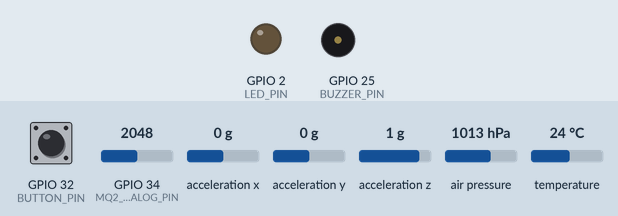
Recording of a sketch running on a simulated ESP32. On the bench: output pins drawn as LEDs (lit = HIGH), buzzer (waves = sounding). Wiring (inferred from the names in the program): MPU-6050 motion sensor at I2C address 0x68. The test bench sets the inputs (shaded band); at power-on: GPIO 32 (BUTTON_PIN) HIGH, GPIO 34 (MQ2_ANALOG_PIN) = 2048, acceleration x 0 g, acceleration y 0 g, acceleration z 1 g, air pressure 1013 hPa, temperature 24 °C. WiFi joins after 1.5 s; servers stay silent unless stated; uploads are accepted with an empty reply; random numbers use the default seed unless the sketch sets one; what the sketch prints to the serial monitor is not drawn.

Above: at 7.1 s.
7.2 s: GPIO 32 (BUTTON_PIN) pulled LOW for 0.15 s
At 8.6 s:
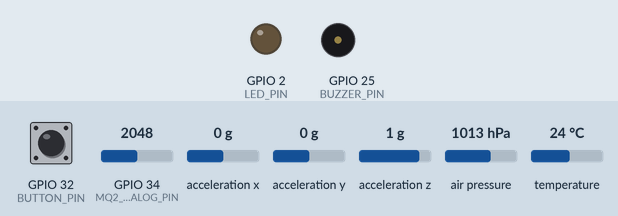
10.2 s: GPIO 32 (BUTTON_PIN) pulled LOW for 1 s
At 10.45 s:
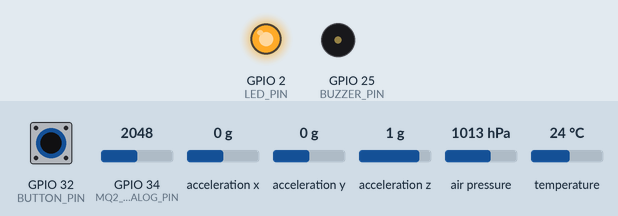
13.3 s: GPIO 32 (BUTTON_PIN) pulled LOW for 3.2 s
At 17.0 s:
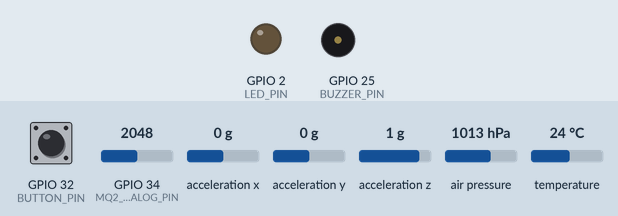
Timing chart, 0 to 18.5 s (numbered marks = the images above; inputs shaded):
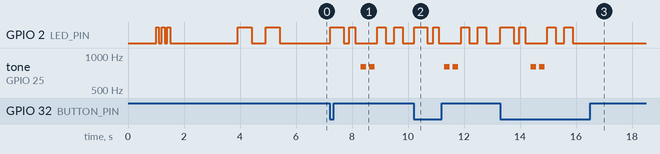

Measured:
- after the input at 7.2 s, GPIO 2 (LED_PIN): LOW → HIGH at once, → LOW 0.48 s later, → HIGH 0.20 s later, → LOW 0.20 s later, … (8 changes in this stretch); tone on GPIO 25 (BUZZER_PIN): alternates 800 Hz for 0.20 s and silent for 0.10 s, 4 changes in all, then stays silent, starting after 1.1 s
- after the input at 10.2 s, GPIO 2 (LED_PIN): LOW → HIGH at once, → LOW 0.48 s later, → HIGH 0.20 s later, → LOW 0.20 s later, … (8 changes in this stretch); tone on GPIO 25 (BUZZER_PIN): alternates 800 Hz for 0.20 s and silent for 0.10 s, 4 changes in all, then stays silent, starting after 1.1 s
- after the input at 13.3 s, GPIO 2 (LED_PIN): LOW → HIGH at once, → LOW 0.48 s later, → HIGH 0.20 s later, → LOW 0.20 s later, … (8 changes in this stretch); tone on GPIO 25 (BUZZER_PIN): alternates 800 Hz for 0.20 s and silent for 0.10 s, 4 changes in all, then stays silent, starting after 1.1 s

The sketch:

esp32_smart_inhaler.ino
```cpp
/*
 * ═══════════════════════════════════════════════════════════════
 *           SMART INHALER FOR ASTHMA PATIENTS
 *           ESP32 Complete Code with Manual MPU6050
 * ═══════════════════════════════════════════════════════════════
 *
 * Features:
 * - Manual MPU6050 initialization (more reliable)
 * - BMP180 pressure & temperature sensor
 * - MQ2 gas sensor
 * - WiFi connectivity
 * - REST API data transmission
 * - Audio/Visual feedback
 * - Automatic retry logic
 * - Comprehensive error handling
 *
 * Hardware Connections:
 * - MPU6050: VCC→3.3V, GND→GND, SDA→GPIO21, SCL→GPIO22
 * - BMP180:  VCC→3.3V, GND→GND, SDA→GPIO21, SCL→GPIO22
 * - MQ2:     VCC→5V, GND→GND, AOUT→GPIO34
 * - Button:  One side→GPIO32, Other side→GND
 * - LED:     Anode→GPIO2, Cathode→GND (through 220Ω resistor)
 * - Buzzer:  Positive→GPIO25, Negative→GND
 *
 * FIXES APPLIED:
 * - WHO_AM_I check relaxed to accept any non-zero response
 * - Wire.requestFrom() calls explicitly cast to avoid ESP32 overload bug
 * - MPU6050 initialized before BMP180 to avoid I2C bus conflicts
 * - Increased delays for more stable I2C communication
 * - Added WHO_AM_I debug print for easier troubleshooting
 *
 * Author: Smart Inhaler Team
 * Version: 2.1.0
 * Date: 2025-01-08
 */

#include <WiFi.h>
#include <HTTPClient.h>
#include <ArduinoJson.h>
#include <Wire.h>
#include <Adafruit_BMP085.h>

// ═══════════════════════════════════════════════════════════════
// CONFIGURATION - UPDATE THESE VALUES
// ═══════════════════════════════════════════════════════════════
const char* WIFI_SSID     = "wifi_name";
const char* WIFI_PASSWORD = "wifi_password";
// Change this to your own FastAPI server address
const char* SERVER_URL = "http://10.x.x.x:8000/inhaler/usage";  // ⚠️ UPDATE WITH YOUR IP

// Hardware Pin Definitions
const int BUZZER_PIN     = 25;
const int MQ2_ANALOG_PIN = 34;
const int BUTTON_PIN     = 32;
const int LED_PIN        = 2;
const int SDA_PIN        = 21;
const int SCL_PIN        = 22;

// MPU6050 I2C Address & Registers
#define MPU6050_ADDR         0x68
#define MPU6050_PWR_MGMT_1   0x6B
#define MPU6050_ACCEL_XOUT_H 0x3B
#define MPU6050_WHO_AM_I     0x75

// ═══════════════════════════════════════════════════════════════
// GLOBAL VARIABLES
// ═══════════════════════════════════════════════════════════════
Adafruit_BMP085 bmp;

int dosesLeft = 100;
bool inhalerUsed = false;
bool mpuAvailable = false;
bool bmpAvailable = false;

unsigned long lastUseTime = 0;
const unsigned long DEBOUNCE_DELAY = 2000; // 2 seconds

// ═══════════════════════════════════════════════════════════════
// FUNCTION DECLARATIONS
// ═══════════════════════════════════════════════════════════════
void connectWiFi();
void scanI2CDevices();
void initSensors();
bool mpu6050_manual_init();
void read_mpu6050_manual(float &motion);
void sendInhalerData();
void sendViaREST(float flowRate, float pressure, float motion, float gas, String quality, float temperature, float humidity);
void provideFeedback(String quality);
void blinkLED(int times, int delayMs = 200);

// ═══════════════════════════════════════════════════════════════
// SETUP
// ═══════════════════════════════════════════════════════════════
void setup() {
  Serial.begin(115200);
  delay(1000);

  Serial.println("\n==================================================");
  Serial.println("    SMART INHALER SYSTEM - ESP32 v2.1");
  Serial.println("==================================================\n");

  // Configure Pins
  pinMode(BUZZER_PIN, OUTPUT);
  pinMode(BUTTON_PIN, INPUT_PULLUP);
  pinMode(LED_PIN, OUTPUT);
  pinMode(MQ2_ANALOG_PIN, INPUT);

  // Initial LED blink
  blinkLED(3, 100);

  // ── FIX: Initialize I2C with a clean start and generous settle time ──
  Wire.begin(SDA_PIN, SCL_PIN);
  Wire.setClock(100000); // 100 kHz - slower, more reliable for shared bus
  delay(200);            // Allow all I2C devices to power up fully

  Serial.println("🔍 Scanning I2C Bus...");
  scanI2CDevices();

  // ── FIX: initSensors() now initializes MPU6050 FIRST, BMP180 SECOND ──
  Serial.println("\n📡 Initializing Sensors...");
  initSensors();

  Serial.println("\n📶 Connecting to WiFi...");
  connectWiFi();

  Serial.println("\n==================================================");
  Serial.println("✅ SYSTEM READY");
  Serial.println("Press the button to log inhaler usage");
  Serial.println("==================================================\n");

  blinkLED(2, 500);
}

// ═══════════════════════════════════════════════════════════════
// MAIN LOOP
// ═══════════════════════════════════════════════════════════════
void loop() {
  // Check WiFi connection
  if (WiFi.status() != WL_CONNECTED) {
    Serial.println("⚠️  WiFi disconnected. Reconnecting...");
    connectWiFi();
  }

  // Button press detection with debounce
  if (digitalRead(BUTTON_PIN) == LOW && !inhalerUsed) {
    unsigned long currentTime = millis();

    if (currentTime - lastUseTime > DEBOUNCE_DELAY) {
      inhalerUsed = true;
      lastUseTime = currentTime;

      digitalWrite(LED_PIN, HIGH);
      Serial.println("\n🔵 BUTTON PRESSED - Recording Usage...\n");

      sendInhalerData();

      digitalWrite(LED_PIN, LOW);
    }
  }

  // Reset flag when button released
  if (digitalRead(BUTTON_PIN) == HIGH) {
    inhalerUsed = false;
  }

  delay(50);
}

// ═══════════════════════════════════════════════════════════════
// I2C SCANNER
// ═══════════════════════════════════════════════════════════════
void scanI2CDevices() {
  byte error, address;
  int devicesFound = 0;

  Serial.println("Scanning I2C addresses (0x00 - 0x7F)...");

  for (address = 1; address < 127; address++) {
    Wire.beginTransmission(address);
    error = Wire.endTransmission();

    if (error == 0) {
      Serial.print("✅ I2C device found at 0x");
      if (address < 16) Serial.print("0");
      Serial.print(address, HEX);

      if (address == 0x68 || address == 0x69) Serial.print(" (MPU6050)");
      if (address == 0x77) Serial.print(" (BMP180)");

      Serial.println();
      devicesFound++;
    }
  }

  if (devicesFound == 0) {
    Serial.println("❌ No I2C devices found!");
    Serial.println("   Check wiring: SDA→GPIO21, SCL→GPIO22, VCC→3.3V, GND→GND");
  } else {
    Serial.printf("Found %d I2C device(s)\n", devicesFound);
  }
}

// ═══════════════════════════════════════════════════════════════
// MPU6050 MANUAL INITIALIZATION  ← FIXED
// ═══════════════════════════════════════════════════════════════
bool mpu6050_manual_init() {
  // Step 1: Wake up MPU6050 (it starts in sleep mode by default)
  Wire.beginTransmission(MPU6050_ADDR);
  Wire.write(MPU6050_PWR_MGMT_1);
  Wire.write(0x00); // Clear sleep bit → wake up
  byte error = Wire.endTransmission();

  if (error != 0) {
    Serial.printf("   I2C transmission error: %d\n", error);
    return false;
  }

  // ── FIX: Increased delay from 100ms to 150ms for stable wake-up ──
  delay(150);

  // Step 2: Read WHO_AM_I register to verify communication
  Wire.beginTransmission(MPU6050_ADDR);
  Wire.write(MPU6050_WHO_AM_I);
  Wire.endTransmission(false); // Repeated start (don't release bus)

  // ── FIX: Explicit uint8_t casts to avoid ESP32 Wire overload ambiguity ──
  Wire.requestFrom((uint8_t)MPU6050_ADDR, (uint8_t)1, (uint8_t)true);

  if (Wire.available()) {
    byte whoAmI = Wire.read();

    // ── FIX: Print the actual WHO_AM_I value for debugging ──
    Serial.printf("   WHO_AM_I register = 0x%02X\n", whoAmI);

    // ── FIX: Accept ANY non-zero response instead of only 0x68/0x72 ──
    // Different MPU6050 chip revisions return different values:
    // 0x68 = standard MPU6050
    // 0x72 = some variants
    // 0x98 = some Chinese clone modules
    // 0x70 = some other variants
    // Checking != 0x00 is safest — if the device responds, it's working.
    if (whoAmI != 0x00) {
      return true;
    } else {
      Serial.println("   WHO_AM_I returned 0x00 — possible wiring issue");
      return false;
    }
  }

  Serial.println("   No response from WHO_AM_I register");
  return false;
}

// ═══════════════════════════════════════════════════════════════
// READ MPU6050 MANUALLY  ← FIXED
// ═══════════════════════════════════════════════════════════════
void read_mpu6050_manual(float &motion) {
  Wire.beginTransmission(MPU6050_ADDR);
  Wire.write(MPU6050_ACCEL_XOUT_H);
  Wire.endTransmission(false); // Repeated start

  // ── FIX: Explicit uint8_t casts to avoid ESP32 Wire overload ambiguity ──
  Wire.requestFrom((uint8_t)MPU6050_ADDR, (uint8_t)6, (uint8_t)true);

  // Safety check — ensure we received all 6 bytes
  if (Wire.available() < 6) {
    Serial.println("⚠️  MPU6050 read failed — insufficient bytes received");
    motion = 0.0f;
    return;
  }

  int16_t ax = (Wire.read() << 8) | Wire.read();
  int16_t ay = (Wire.read() << 8) | Wire.read();
  int16_t az = (Wire.read() << 8) | Wire.read();

  // Convert to m/s² (scale factor for ±2g range is 16384 LSB/g)
  float ax_ms2 = ax / 16384.0f * 9.81f;
  float ay_ms2 = ay / 16384.0f * 9.81f;
  float az_ms2 = az / 16384.0f * 9.81f;

  // Calculate total acceleration magnitude
  float accel_mag = sqrt(ax_ms2 * ax_ms2 + ay_ms2 * ay_ms2 + az_ms2 * az_ms2);

  // Motion = deviation from gravity (0 = perfectly still, >0 = moving)
  motion = abs(accel_mag - 9.81f);
}

// ═══════════════════════════════════════════════════════════════
// SENSOR INITIALIZATION  ← FIXED ORDER: MPU6050 FIRST, BMP SECOND
// ═══════════════════════════════════════════════════════════════
void initSensors() {

  // ── FIX: Always initialize MPU6050 FIRST ──
  // BMP180 library does its own I2C operations during begin(),
  // which can interfere if MPU6050 hasn't settled yet.
  Serial.print("Initializing MPU6050 (Manual I2C)... ");
  Serial.println(); // newline so sub-messages appear cleanly below

  // ── FIX: Fresh Wire.begin before MPU to reset any stuck I2C state ──
  Wire.begin(SDA_PIN, SCL_PIN);
  Wire.setClock(100000);
  delay(200);

  if (mpu6050_manual_init()) {
    Serial.println("✅ MPU6050 OK (Manual Mode)");
    mpuAvailable = true;
  } else {
    Serial.println("❌ MPU6050 NOT FOUND");
    Serial.println("   Possible issues:");
    Serial.println("   1. Wiring: VCC→3.3V (NOT 5V!), GND→GND");
    Serial.println("   2. I2C pins: SDA→GPIO21, SCL→GPIO22");
    Serial.println("   3. Check WHO_AM_I value printed above");
    Serial.println("   4. Try holding AD0 pin LOW (forces address 0x68)");
    Serial.println("   System continues without motion detection");
    mpuAvailable = false;
  }

  // ── FIX: Gap between sensor inits to avoid I2C bus collision ──
  delay(200);

  // BMP180 initialization SECOND
  Serial.print("Initializing BMP180... ");
  if (bmp.begin()) {
    Serial.println("✅ BMP180 OK");
    bmpAvailable = true;
  } else {
    Serial.println("❌ BMP180 NOT FOUND");
    bmpAvailable = false;
  }
}

// ═══════════════════════════════════════════════════════════════
// WIFI CONNECTION
// ═══════════════════════════════════════════════════════════════
void connectWiFi() {
  Serial.printf("Connecting to: %s\n", WIFI_SSID);
  WiFi.mode(WIFI_STA);
  WiFi.begin(WIFI_SSID, WIFI_PASSWORD);

  int attempts = 0;
  while (WiFi.status() != WL_CONNECTED && attempts < 40) {
    Serial.print(".");
    delay(500);
    attempts++;
  }

  Serial.println();

  if (WiFi.status() != WL_CONNECTED) {
    Serial.println("❌ WiFi Connection FAILED");
    Serial.println("   Check SSID and password");
    blinkLED(5, 100);
    return;
  }

  Serial.println("✅ WiFi Connected!");
  Serial.println("─────────────────────────────────");
  Serial.printf("   IP Address:  %s\n", WiFi.localIP().toString().c_str());
  Serial.printf("   Gateway:     %s\n", WiFi.gatewayIP().toString().c_str());
  Serial.printf("   Subnet:      %s\n", WiFi.subnetMask().toString().c_str());
  Serial.printf("   MAC Address: %s\n", WiFi.macAddress().c_str());
  Serial.printf("   RSSI:        %d dBm\n", WiFi.RSSI());
  Serial.println("─────────────────────────────────");
}

// ═══════════════════════════════════════════════════════════════
// SEND INHALER DATA
// ═══════════════════════════════════════════════════════════════
void sendInhalerData() {
  Serial.println("╔═══════════════════════════════════════════╗");
  Serial.println("║     INHALER USE DETECTED                  ║");
  Serial.println("╚═══════════════════════════════════════════╝");

  // Read Motion (manual I2C if available)
  float motion = 0.0f;
  if (mpuAvailable) {
    read_mpu6050_manual(motion);
    Serial.printf("📊 Motion:      %.2f m/s² (Manual I2C)\n", motion);
  } else {
    motion = 0.2f; // Default low motion value
    Serial.println("📊 Motion:      N/A (sensor offline)");
  }

  // Read Pressure & Temperature (if BMP180 available)
  float pressure    = 0.0f;
  float temperature = 0.0f;

  if (bmpAvailable) {
    pressure    = bmp.readPressure() / 100.0f; // Pa → hPa
    temperature = bmp.readTemperature();
    Serial.printf("📊 Pressure:    %.2f hPa\n", pressure);
    Serial.printf("📊 Temperature: %.2f °C\n", temperature);
  } else {
    pressure    = 1013.25f;
    temperature = 22.0f;
    Serial.println("📊 Pressure:    1013.25 hPa (estimated)");
    Serial.println("📊 Temperature: 22.0 °C (estimated)");
  }

  // Read Gas Sensor (MQ2)
  float gasRaw = analogRead(MQ2_ANALOG_PIN);
  float gas    = (gasRaw / 4095.0f) * 500.0f;
  Serial.printf("📊 Gas (MQ2):   %.2f ppm (raw: %.0f)\n", gas, gasRaw);

  // Calculate Flow Rate (simulated based on motion)
  float baseFlow = random(30, 60);
  float flowRate = baseFlow + (motion * 5.0f);
  flowRate = constrain(flowRate, 0.0f, 100.0f);
  Serial.printf("📊 Flow Rate:   %.2f L/min\n", flowRate);

  // Humidity (simulated)
  float humidity = 55.0f + random(-10, 10);
  Serial.printf("📊 Humidity:    %.2f %%\n", humidity);

  // Determine Quality
  String quality;
  if (flowRate > 40 && motion < 0.5 && gas < 150) {
    quality = "Good";
  } else if (flowRate > 30 && motion < 1.0) {
    quality = "Fair";
  } else if (flowRate > 20) {
    quality = "Poor";
  } else {
    quality = "Missed";
  }

  Serial.printf("📊 Quality:     %s\n", quality.c_str());
  Serial.printf("📊 Doses Left:  %d\n", dosesLeft);
  Serial.println("───────────────────────────────────────────");

  // Send to server
  sendViaREST(flowRate, pressure, motion, gas, quality, temperature, humidity);

  // Decrease dose counter
  dosesLeft = max(0, dosesLeft - 1);

  // Provide feedback
  provideFeedback(quality);

  Serial.println("╚═══════════════════════════════════════════╝\n");
}

// ═══════════════════════════════════════════════════════════════
// SEND VIA REST API
// ═══════════════════════════════════════════════════════════════
void sendViaREST(float flowRate, float pressure, float motion,
                 float gas, String quality, float temperature, float humidity) {

  if (WiFi.status() != WL_CONNECTED) {
    Serial.println("❌ WiFi not connected. Cannot send data.");
    blinkLED(5, 100);
    return;
  }

  WiFiClient client;
  HTTPClient http;
  http.setTimeout(10000);

  // Build JSON payload
  StaticJsonDocument<768> doc;
  doc["device_id"]   = WiFi.macAddress();
  doc["doses_left"]  = dosesLeft;
  doc["flow_rate"]   = flowRate;
  doc["pressure"]    = pressure;
  doc["quality"]     = quality;
  doc["motion"]      = motion;
  doc["gas"]         = gas;
  doc["temperature"] = temperature;
  doc["humidity"]    = humidity;

  String jsonString;
  serializeJson(doc, jsonString);

  Serial.println("📤 Sending to Server:");
  Serial.println("   URL: " + String(SERVER_URL));
  Serial.println("   Payload: " + jsonString);

  // Retry logic
  const int MAX_RETRIES = 3;
  int attempt  = 0;
  int httpCode = -1;

  while (attempt < MAX_RETRIES) {
    attempt++;

    if (!http.begin(client, SERVER_URL)) {
      Serial.println("❌ HTTP connection failed");
      break;
    }

    http.addHeader("Content-Type", "application/json");
    httpCode = http.POST(jsonString);

    if (httpCode > 0) {
      Serial.printf("✅ HTTP Response: %d\n", httpCode);

      if (httpCode == 200 || httpCode == 201) {
        String response = http.getString();
        Serial.println("📥 Server Response:");
        Serial.println(response);

        // Parse response
        StaticJsonDocument<512> responseDoc;
        DeserializationError error = deserializeJson(responseDoc, response);

        if (!error) {
          if (responseDoc.containsKey("usage_id")) {
            int usageId = responseDoc["usage_id"];
            Serial.printf("💾 Usage ID: %d\n", usageId);
          }
        }

        blinkLED(2, 200);
        http.end();
        return;
      }
    } else {
      Serial.printf("❌ POST failed (attempt %d/%d): %s\n",
                    attempt, MAX_RETRIES,
                    http.errorToString(httpCode).c_str());
    }

    http.end();

    if (attempt < MAX_RETRIES) {
      Serial.printf("   Retrying in %d seconds...\n", attempt);
      delay(1000 * attempt);
    }
  }

  if (httpCode <= 0) {
    Serial.println("⚠️  All POST attempts failed!");
    Serial.println("   Check:");
    Serial.println("   1. Is FastAPI server running? (python esp32_server.py)");
    Serial.println("   2. Is SERVER_URL correct?");
    Serial.println("   3. Are both on same WiFi network?");
    blinkLED(10, 50);
  }
}

// ═══════════════════════════════════════════════════════════════
// USER FEEDBACK
// ═══════════════════════════════════════════════════════════════
void provideFeedback(String quality) {
  if (quality == "Good") {
    // Good usage: 3 short beeps
    for (int i = 0; i < 3; i++) {
      tone(BUZZER_PIN, 1000, 100);
      delay(150);
    }
    blinkLED(3, 100);
  }
  else if (quality == "Fair") {
    // Fair usage: 2 medium beeps
    for (int i = 0; i < 2; i++) {
      tone(BUZZER_PIN, 800, 200);
      delay(300);
    }
    blinkLED(2, 300);
  }
  else {
    // Poor/Missed: 3 long beeps
    for (int i = 0; i < 3; i++) {
      tone(BUZZER_PIN, 500, 400);
      delay(500);
    }
    blinkLED(5, 100);
  }
}

// ═══════════════════════════════════════════════════════════════
// UTILITY FUNCTIONS
// ═══════════════════════════════════════════════════════════════
void blinkLED(int times, int delayMs) {
  for (int i = 0; i < times; i++) {
    digitalWrite(LED_PIN, HIGH);
    delay(delayMs);
    digitalWrite(LED_PIN, LOW);
    delay(delayMs);
  }
}
```
